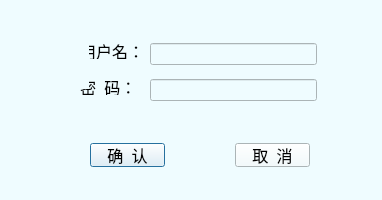
<?xml version="1.0" encoding="UTF-8"?>
<ui version="4.0">
 <class>DialogLogin</class>
 <widget class="QDialog" name="DialogLogin">
  <property name="geometry">
   <rect>
    <x>0</x>
    <y>0</y>
    <width>382</width>
    <height>200</height>
   </rect>
  </property>
  <property name="font">
   <font>
    <family>隶书</family>
    <pointsize>12</pointsize>
    <italic>false</italic>
    <bold>false</bold>
   </font>
  </property>
  <property name="windowTitle">
   <string>Welcome To Super HelpDesk</string>
  </property>
  <property name="windowIcon">
   <iconset>
    <normalon>bird.png</normalon>
    <selectedon>:/Icon/bird.png</selectedon>
   </iconset>
  </property>
  <property name="autoFillBackground">
   <bool>false</bool>
  </property>
  <property name="styleSheet">
   <string notr="true">background-color: rgb(239, 252, 255);
font: 12pt &quot;隶书&quot;;</string>
  </property>
  <widget class="QLabel" name="label_4">
   <property name="geometry">
    <rect>
     <x>40</x>
     <y>66</y>
     <width>16</width>
     <height>18</height>
    </rect>
   </property>
   <property name="sizePolicy">
    <sizepolicy hsizetype="Fixed" vsizetype="Fixed">
     <horstretch>0</horstretch>
     <verstretch>0</verstretch>
    </sizepolicy>
   </property>
   <property name="text">
    <string/>
   </property>
   <property name="pixmap">
    <pixmap>:/Icon/2303172_account_avatar_client_man_person_icon (4).png</pixmap>
   </property>
   <property name="scaledContents">
    <bool>true</bool>
   </property>
  </widget>
  <widget class="QLabel" name="label_6">
   <property name="geometry">
    <rect>
     <x>30</x>
     <y>140</y>
     <width>41</width>
     <height>31</height>
    </rect>
   </property>
   <property name="text">
    <string/>
   </property>
   <property name="pixmap">
    <pixmap resource="ResourceFile.qrc">:/Icon/bird2.png</pixmap>
   </property>
   <property name="scaledContents">
    <bool>true</bool>
   </property>
  </widget>
  <widget class="QPushButton" name="loginOKButton">
   <property name="geometry">
    <rect>
     <x>90</x>
     <y>143</y>
     <width>75</width>
     <height>24</height>
    </rect>
   </property>
   <property name="font">
    <font>
     <family>隶书</family>
     <pointsize>12</pointsize>
     <italic>false</italic>
     <bold>false</bold>
    </font>
   </property>
   <property name="mouseTracking">
    <bool>true</bool>
   </property>
   <property name="tabletTracking">
    <bool>true</bool>
   </property>
   <property name="text">
    <string>确  认</string>
   </property>
  </widget>
  <widget class="QPushButton" name="loginCancelButton">
   <property name="geometry">
    <rect>
     <x>235</x>
     <y>143</y>
     <width>75</width>
     <height>24</height>
    </rect>
   </property>
   <property name="font">
    <font>
     <family>隶书</family>
     <pointsize>12</pointsize>
     <italic>false</italic>
     <bold>false</bold>
    </font>
   </property>
   <property name="mouseTracking">
    <bool>true</bool>
   </property>
   <property name="tabletTracking">
    <bool>true</bool>
   </property>
   <property name="text">
    <string>取  消</string>
   </property>
  </widget>
  <widget class="QLabel" name="label">
   <property name="geometry">
    <rect>
     <x>80</x>
     <y>43</y>
     <width>64</width>
     <height>16</height>
    </rect>
   </property>
   <property name="font">
    <font>
     <family>隶书</family>
     <pointsize>12</pointsize>
     <italic>false</italic>
     <bold>false</bold>
    </font>
   </property>
   <property name="text">
    <string>用户名：</string>
   </property>
  </widget>
  <widget class="QLineEdit" name="usernameEdit">
   <property name="geometry">
    <rect>
     <x>150</x>
     <y>43</y>
     <width>167</width>
     <height>22</height>
    </rect>
   </property>
   <property name="sizePolicy">
    <sizepolicy hsizetype="Fixed" vsizetype="Fixed">
     <horstretch>0</horstretch>
     <verstretch>0</verstretch>
    </sizepolicy>
   </property>
   <property name="tabletTracking">
    <bool>true</bool>
   </property>
  </widget>
  <widget class="QLabel" name="label_2">
   <property name="geometry">
    <rect>
     <x>80</x>
     <y>79</y>
     <width>64</width>
     <height>16</height>
    </rect>
   </property>
   <property name="font">
    <font>
     <family>隶书</family>
     <pointsize>12</pointsize>
     <italic>false</italic>
     <bold>false</bold>
    </font>
   </property>
   <property name="text">
    <string>密  码：</string>
   </property>
   <property name="scaledContents">
    <bool>true</bool>
   </property>
  </widget>
  <widget class="QLineEdit" name="passwordEdit">
   <property name="geometry">
    <rect>
     <x>150</x>
     <y>79</y>
     <width>167</width>
     <height>22</height>
    </rect>
   </property>
   <property name="sizePolicy">
    <sizepolicy hsizetype="Fixed" vsizetype="Fixed">
     <horstretch>0</horstretch>
     <verstretch>0</verstretch>
    </sizepolicy>
   </property>
   <property name="tabletTracking">
    <bool>true</bool>
   </property>
   <property name="focusPolicy">
    <enum>Qt::TabFocus</enum>
   </property>
   <property name="acceptDrops">
    <bool>true</bool>
   </property>
   <property name="inputMask">
    <string/>
   </property>
   <property name="text">
    <string/>
   </property>
   <property name="maxLength">
    <number>32767</number>
   </property>
   <property name="echoMode">
    <enum>QLineEdit::Password</enum>
   </property>
   <property name="placeholderText">
    <string/>
   </property>
  </widget>
  <widget class="QLabel" name="label_3">
   <property name="geometry">
    <rect>
     <x>41</x>
     <y>95</y>
     <width>48</width>
     <height>48</height>
    </rect>
   </property>
   <property name="sizePolicy">
    <sizepolicy hsizetype="Fixed" vsizetype="Fixed">
     <horstretch>0</horstretch>
     <verstretch>0</verstretch>
    </sizepolicy>
   </property>
   <property name="text">
    <string/>
   </property>
   <property name="pixmap">
    <pixmap resource="ResourceFile.qrc">:/Icon/password.png</pixmap>
   </property>
   <property name="scaledContents">
    <bool>true</bool>
   </property>
  </widget>
  <widget class="QLabel" name="label_5">
   <property name="geometry">
    <rect>
     <x>41</x>
     <y>41</y>
     <width>48</width>
     <height>48</height>
    </rect>
   </property>
   <property name="sizePolicy">
    <sizepolicy hsizetype="Fixed" vsizetype="Fixed">
     <horstretch>0</horstretch>
     <verstretch>0</verstretch>
    </sizepolicy>
   </property>
   <property name="text">
    <string/>
   </property>
   <property name="pixmap">
    <pixmap resource="ResourceFile.qrc">:/Icon/user.png</pixmap>
   </property>
   <property name="scaledContents">
    <bool>true</bool>
   </property>
  </widget>
 </widget>
 <tabstops>
  <tabstop>usernameEdit</tabstop>
  <tabstop>passwordEdit</tabstop>
  <tabstop>loginOKButton</tabstop>
  <tabstop>loginCancelButton</tabstop>
 </tabstops>
 <resources>
  <include location="ResourceFile.qrc"/>
 </resources>
 <connections/>
</ui>
